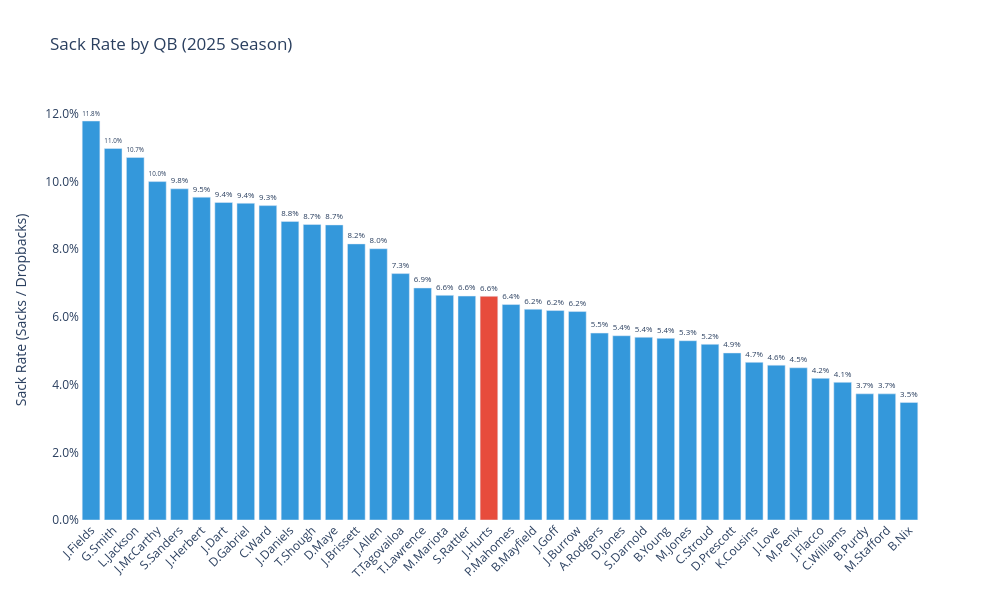

Notebook code cell kept with this figure:
### Markdown cell above
## 6. Sack Rate

Sack rate reflects both offensive line play and a QB's ability to get the ball out
or escape pressure. High sack rates kill drives.

### Code cell
# Sack rate (sacks / dropbacks)
dropbacks = df[df['qb_dropback'] == 1]
sack_stats = dropbacks.groupby('passer_player_name').agg(
    dropbacks=('play_id', 'count'),
    sacks=('sack', 'sum'),
)
sack_stats['sack_rate'] = sack_stats['sacks'] / sack_stats['dropbacks']
sack_stats = sack_stats.sort_values('sack_rate', ascending=False)

colors = ['#e74c3c' if 'Hurts' in name else '#3498db' for name in sack_stats.index]

fig = go.Figure(go.Bar(
    x=sack_stats.index,
    y=sack_stats['sack_rate'],
    marker_color=colors,
    text=[f"{v:.1%}" for v in sack_stats['sack_rate']],
    textposition='outside',
))
fig.update_layout(
    title='Sack Rate by QB (2025 Season)',
    yaxis_title='Sack Rate (Sacks / Dropbacks)',
    xaxis_tickangle=-45,
    width=1000, height=600,
    plot_bgcolor='white',
    yaxis=dict(tickformat='.1%'),
)
fig.show()

ranked = sack_stats['sack_rate'].rank(ascending=False)
for name in sack_stats.index:
    if 'Hurts' in name:
        print(f"\n{name}: Sack rate rank: {int(ranked[name])} of {len(ranked)} (1 = most sacked)")
        print(f"Sacks: {int(sack_stats.loc[name, 'sacks'])} on {int(sack_stats.loc[name, 'dropbacks'])} dropbacks ({sack_stats.loc[name, 'sack_rate']:.1%})")

### Figure 1 — Plotly figure (JSON) as saved in the notebook; plotly's stock layout.template omitted (floating-point values rounded to 4 significant figures)
{"data": [{"marker": {"color": ["#3498db", "#3498db", "#3498db", "#3498db", "#3498db", "#3498db", "#3498db", "#3498db", "#3498db", "#3498db", "#3498db", "#3498db", "#3498db", "#3498db", "#3498db", "#3498db", "#3498db", "#3498db", "#e74c3c", "#3498db", "#3498db", "#3498db", "#3498db", "#3498db", "#3498db", "#3498db", "#3498db", "#3498db", "#3498db", "#3498db", "#3498db", "#3498db", "#3498db", "#3498db", "#3498db", "#3498db", "#3498db", "#3498db"]}, "text": ["11.8%", "11.0%", "10.7%", "10.0%", "9.8%", "9.5%", "9.4%", "9.4%", "9.3%", "8.8%", "8.7%", "8.7%", "8.2%", "8.0%", "7.3%", "6.9%", "6.6%", "6.6%", "6.6%", "6.4%", "6.2%", "6.2%", "6.2%", "5.5%", "5.4%", "5.4%", "5.4%", "5.3%", "5.2%", "4.9%", "4.7%", "4.6%", "4.5%", "4.2%", "4.1%", "3.7%", "3.7%", "3.5%"], "textposition": "outside", "type": "bar", "x": ["J.Fields", "G.Smith", "L.Jackson", "J.McCarthy", "S.Sanders", "J.Herbert", "J.Dart", "D.Gabriel", "C.Ward", "J.Daniels", "T.Shough", "D.Maye", "J.Brissett", "J.Allen", "T.Tagovailoa", "T.Lawrence", "M.Mariota", "S.Rattler", "J.Hurts", "P.Mahomes", "B.Mayfield", "J.Goff", "J.Burrow", "A.Rodgers", "D.Jones", "S.Darnold", "B.Young", "M.Jones", "C.Stroud", "D.Prescott", "K.Cousins", "J.Love", "M.Penix", "J.Flacco", "C.Williams", "B.Purdy", "M.Stafford", "B.Nix"], "y": [0.1179, 0.1098, 0.1071, 0.1, 0.09787, 0.09541, 0.09383, 0.0936, 0.09291, 0.08824, 0.08732, 0.0872, 0.08159, 0.08016, 0.07282, 0.06856, 0.06639, 0.06618, 0.06612, 0.06367, 0.06228, 0.06189, 0.06159, 0.05524, 0.05446, 0.054, 0.05368, 0.05298, 0.05192, 0.04936, 0.04659, 0.04575, 0.04498, 0.04186, 0.04068, 0.03729, 0.03728, 0.03476]}], "layout": {"height": 600, "plot_bgcolor": "white", "title": {"text": "Sack Rate by QB (2025 Season)"}, "width": 1000, "xaxis": {"tickangle": -45}, "yaxis": {"tickformat": ".1%", "title": {"text": "Sack Rate (Sacks / Dropbacks)"}}}}
